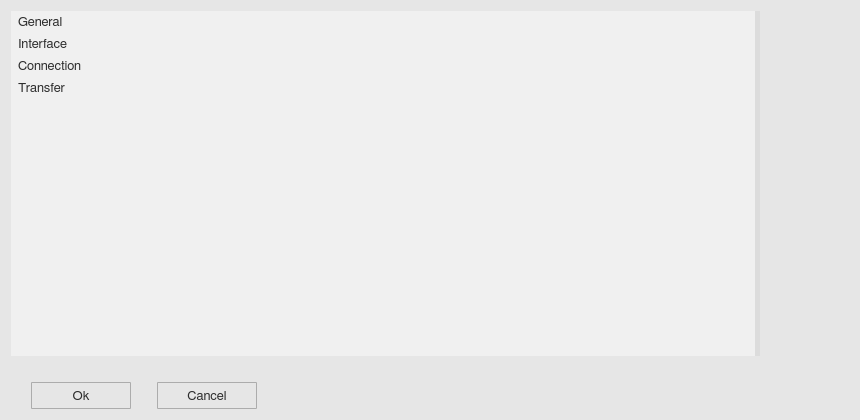
<?xml version="1.0" encoding="UTF-8"?>
<ui version="4.0">
 <class>optionWindow</class>
 <widget class="QWidget" name="optionWindow">
  <property name="geometry">
   <rect>
    <x>0</x>
    <y>0</y>
    <width>860</width>
    <height>420</height>
   </rect>
  </property>
  <property name="minimumSize">
   <size>
    <width>0</width>
    <height>0</height>
   </size>
  </property>
  <property name="maximumSize">
   <size>
    <width>16777215</width>
    <height>16777215</height>
   </size>
  </property>
  <property name="font">
   <font>
    <family>FreeSans</family>
    <pointsize>10</pointsize>
    <weight>50</weight>
    <bold>false</bold>
    <stylestrategy>PreferAntialias</stylestrategy>
    <kerning>true</kerning>
   </font>
  </property>
  <property name="windowTitle">
   <string>Options</string>
  </property>
  <property name="windowIcon">
   <iconset>
    <normaloff>icons/option_icon.svg</normaloff>icons/option_icon.svg</iconset>
  </property>
  <property name="styleSheet">
   <string notr="true">QWidget {
	background-color: rgb(230,230,230);
}

QComboBox {
	border: 1px solid #acacac;
    border-radius: 1px;
	padding-left: 5px;
    background-color: qlineargradient(x1: 0, y1: 0, x2: 0, y2: 1, 
								stop: 0 #f0f0f0, stop: 1 #e5e5e5);
    color: rgb(45,45,45);
}

QComboBox:disabled {
	background-color:  rgb(200,200,200);
}

QComboBox:hover {
	border: 1px solid #7eb4ea;
    border-radius: 1px;
	background-color: qlineargradient(x1: 0, y1: 0, x2: 0, y2: 1, 
								stop: 0 #ecf4fc, stop: 1 #dcecfc);
}

QComboBox::drop-down {
	subcontrol-origin: padding;
	subcontrol-position: top right;
	width: 27px;
    border-left-width: 1px;
	border-left-color: darkgray;
	border-left-style: solid;
	border-top-right-radius: 3px;
	border-bottom-right-radius: 3px;
}

QComboBox::down-arrow {
	image: url(icons/down_arrow_icon.svg); 
	width: 16px;
	height: 16px
}

QComboBox QAbstractItemView {
	selection-background-color: rgb(200,200,200);
	selection-color: black;
	background: #f0f0f0;
	border: 0px solid #f0f0f0;
}

QComboBox QAbstractItemView::item {
	margin: 5px 5px 5px 5px;
}

QScrollBar:vertical {
  border: 1px solid white;
  background-color: rgb(240, 240, 240);
  width: 20px;
  margin: 21px 0px 21px 0px;
}

QScrollBar:horizontal {
  border: 1px solid white;
  background-color: rgb(240, 240, 240);
  height: 20px;
  margin: 0px 21px 0px 21px;
}

QScrollBar::handle:vertical {
  background-color: rgb(205, 205, 205);
  min-height: 25px;
}

QScrollBar:handle:vertical:hover {
  background-color: rgb(166, 166, 166);
}

QScrollBar:handle:vertical:pressed {
  background-color: rgb(96, 96, 96);
}

QScrollBar::handle:horizontal {
  background-color: rgb(205, 205, 205);
  min-width: 25px;
}

QScrollBar:handle:horizontal:hover {
  background-color: rgb(166, 166, 166);
}

QScrollBar:handle:horizontal:pressed {
  background-color: rgb(96, 96, 96);
}

QScrollBar::add-line:vertical {
  border-top: 1px solid rgb(240,240,240);
  border-left: 1px solid white;
  border-right: 1px solid white;
  border-bottom: 1px solid white;
  background-color: rgb(240, 240, 240);
  height: 20px;
  subcontrol-position: bottom;
  subcontrol-origin: margin;
  border-bottom-right-radius: 0px;
}

QScrollBar::add-line:vertical:hover {
  background-color: rgb(218, 218, 218);
}

QScrollBar::add-line:vertical:pressed {
  background-color: rgb(96, 96, 96);
}

QScrollBar::sub-line:vertical {
  border-top: 1px solid white;
  border-left: 1px solid white;
  border-right: 1px solid white;
  border-bottom: 1px solid rgb(240,240,240);
  background-color: rgb(240, 240, 240);
  height: 20px;
  subcontrol-position: top;
  subcontrol-origin: margin;
  border-top-right-radius: 0px;
}

QScrollBar::sub-line:vertical:hover {
  background-color: rgb(218, 218, 218);
}

QScrollBar::sub-line:vertical:pressed {
  background-color: rgb(96, 96, 96);
}

QScrollBar::up-arrow:vertical {
  image: url(icons/up_arrow_icon.svg); 
  width: 16px;
  height: 16px;
}

QScrollBar::up-arrow:vertical:pressed {
  right: -1px;
  bottom: -1px;
}

QScrollBar::down-arrow:vertical {
  image: url(icons/down_arrow_icon.svg); 
  width: 16px;
  height: 16px;
}

QScrollBar::down-arrow:vertical:pressed {
  right: -1px;
  bottom: -1px;
}

QScrollBar::add-line:horizontal {
  border-top: 1px solid white;
  border-left: 1px solid rgb(240,240,240);
  border-right: 1px solid white;
  border-bottom: 1px solid white;
  background-color: rgb(240, 240, 240);
  width: 20px;
  subcontrol-position: right;
  subcontrol-origin: margin;
  border-bottom-right-radius: 0px;
}

QScrollBar::add-line:horizontal:hover {
  background-color: rgb(218, 218, 218);
}

QScrollBar::add-line:horizontal:pressed {
  background-color: rgb(96, 96, 96);
}

QScrollBar::sub-line:horizontal {
  border-top: 1px solid white;
  border-left: 1px solid white;
  border-right: 1px solid rgb(240,240,240);
  border-bottom: 1px solid white;
  background-color: rgb(240, 240, 240);
  width: 20px;
  subcontrol-position: left;
  subcontrol-origin: margin;
border-bottom-left-radius: 0px;
}

QScrollBar::sub-line:horizontal:hover {
  background-color: rgb(218, 218, 218);
}

QScrollBar::sub-line:horizontal:pressed {
  background-color: rgb(96, 96, 96);
}

QScrollBar::left-arrow:horizontal {
  image: url(icons/left_arrow_icon.svg); 
  width: 16px;
  height: 16px;
}

QScrollBar::left-arrow:horizontal:pressed {
  right: -1px;
  bottom: -1px;
}

QScrollBar::right-arrow:horizontal {
  image: url(icons/right_arrow_icon.svg); 
  width: 16px;
  height: 16px;
}

QScrollBar::right-arrow:horizontal:pressed {
  right: -1px;
  bottom: -1px;
}</string>
  </property>
  <layout class="QGridLayout" name="gridLayout_2">
   <item row="0" column="0">
    <widget class="QSplitter" name="ow_splitter">
     <property name="styleSheet">
      <string notr="true">QSplitter::handle {
    background: rgb(220,220,220);
}

QSplitter::handle:horizontal {
    width: 5px;
}

QSplitter::handle:vertical {
    height: 5px;
}

QSplitter::handle:pressed {
    background: rgb(190,190,190);
}</string>
     </property>
     <property name="orientation">
      <enum>Qt::Horizontal</enum>
     </property>
     <widget class="QListWidget" name="ow_section_list">
      <property name="enabled">
       <bool>true</bool>
      </property>
      <property name="minimumSize">
       <size>
        <width>0</width>
        <height>0</height>
       </size>
      </property>
      <property name="maximumSize">
       <size>
        <width>16777215</width>
        <height>16777215</height>
       </size>
      </property>
      <property name="font">
       <font>
        <family>FreeSans</family>
        <pointsize>10</pointsize>
        <weight>50</weight>
        <bold>false</bold>
        <stylestrategy>PreferAntialias</stylestrategy>
        <kerning>true</kerning>
       </font>
      </property>
      <property name="focusPolicy">
       <enum>Qt::NoFocus</enum>
      </property>
      <property name="styleSheet">
       <string notr="true">QListWidget {
	border-radius: 0px;
	background-color:  rgb(240, 240, 240);
	color: rgb(45,45,45);
}

QListWidget:disabled {
	background-color:  rgb(200,200,200);
    color: rgb(45,45,45);
}

QListView::item {
	border: 0px solid rgb(240,240,240);
	border-radius: 3px;
    padding: 1px 1px 1px 1px;
    margin: 3px 3px 3px 3px;
}

QListView::item:selected {
	border: 0px solid rgb(240,240,240);
	border-radius: 3px;
}

QListView::item:selected:!active {
	background: rgb(200,200,200);
}

QListView::item:selected:active {
	background: rgb(200,200,200);
}

QListView::item:hover {
	background: rgb(230,230,230);
	border-radius: 3px;
}

QScrollBar:vertical {
  border: 1px solid white;
  background-color: rgb(240, 240, 240);
  width: 20px;
  margin: 21px 0px 21px 0px;
}

QScrollBar:horizontal {
  border: 1px solid white;
  background-color: rgb(240, 240, 240);
  height: 20px;
  margin: 0px 21px 0px 21px;
}

QScrollBar::handle:vertical {
  background-color: rgb(205, 205, 205);
  min-height: 25px;
}

QScrollBar:handle:vertical:hover {
  background-color: rgb(166, 166, 166);
}

QScrollBar:handle:vertical:pressed {
  background-color: rgb(96, 96, 96);
}

QScrollBar::handle:horizontal {
  background-color: rgb(205, 205, 205);
  min-width: 25px;
}

QScrollBar:handle:horizontal:hover {
  background-color: rgb(166, 166, 166);
}

QScrollBar:handle:horizontal:pressed {
  background-color: rgb(96, 96, 96);
}

QScrollBar::add-line:vertical {
  border-top: 1px solid rgb(240,240,240);
  border-left: 1px solid white;
  border-right: 1px solid white;
  border-bottom: 1px solid white;
  background-color: rgb(240, 240, 240);
  height: 20px;
  subcontrol-position: bottom;
  subcontrol-origin: margin;
  border-bottom-right-radius: 0px;
}

QScrollBar::add-line:vertical:hover {
  background-color: rgb(218, 218, 218);
}

QScrollBar::add-line:vertical:pressed {
  background-color: rgb(96, 96, 96);
}

QScrollBar::sub-line:vertical {
  border-top: 1px solid white;
  border-left: 1px solid white;
  border-right: 1px solid white;
  border-bottom: 1px solid rgb(240,240,240);
  background-color: rgb(240, 240, 240);
  height: 20px;
  subcontrol-position: top;
  subcontrol-origin: margin;
  border-top-right-radius: 0px;
}

QScrollBar::sub-line:vertical:hover {
  background-color: rgb(218, 218, 218);
}

QScrollBar::sub-line:vertical:pressed {
  background-color: rgb(96, 96, 96);
}

QScrollBar::up-arrow:vertical {
  image: url(icons/up_arrow_icon.svg); 
  width: 16px;
  height: 16px;
}

QScrollBar::up-arrow:vertical:pressed {
  right: -1px;
  bottom: -1px;
}

QScrollBar::down-arrow:vertical {
  image: url(icons/down_arrow_icon.svg); 
  width: 16px;
  height: 16px;
}

QScrollBar::down-arrow:vertical:pressed {
  right: -1px;
  bottom: -1px;
}

QScrollBar::add-line:horizontal {
  border-top: 1px solid white;
  border-left: 1px solid rgb(240,240,240);
  border-right: 1px solid white;
  border-bottom: 1px solid white;
  background-color: rgb(240, 240, 240);
  width: 20px;
  subcontrol-position: right;
  subcontrol-origin: margin;
  border-bottom-right-radius: 0px;
}

QScrollBar::add-line:horizontal:hover {
  background-color: rgb(218, 218, 218);
}

QScrollBar::add-line:horizontal:pressed {
  background-color: rgb(96, 96, 96);
}

QScrollBar::sub-line:horizontal {
  border-top: 1px solid white;
  border-left: 1px solid white;
  border-right: 1px solid rgb(240,240,240);
  border-bottom: 1px solid white;
  background-color: rgb(240, 240, 240);
  width: 20px;
  subcontrol-position: left;
  subcontrol-origin: margin;
border-bottom-left-radius: 0px;
}

QScrollBar::sub-line:horizontal:hover {
  background-color: rgb(218, 218, 218);
}

QScrollBar::sub-line:horizontal:pressed {
  background-color: rgb(96, 96, 96);
}

QScrollBar::left-arrow:horizontal {
  image: url(icons/left_arrow_icon.svg); 
  width: 16px;
  height: 16px;
}

QScrollBar::left-arrow:horizontal:pressed {
  right: -1px;
  bottom: -1px;
}

QScrollBar::right-arrow:horizontal {
  image: url(icons/right_arrow_icon.svg); 
  width: 16px;
  height: 16px;
}

QScrollBar::right-arrow:horizontal:pressed {
  right: -1px;
  bottom: -1px;
}</string>
      </property>
      <property name="frameShape">
       <enum>QFrame::NoFrame</enum>
      </property>
      <property name="sizeAdjustPolicy">
       <enum>QAbstractScrollArea::AdjustIgnored</enum>
      </property>
      <property name="selectionMode">
       <enum>QAbstractItemView::SingleSelection</enum>
      </property>
      <item>
       <property name="text">
        <string>General</string>
       </property>
      </item>
      <item>
       <property name="text">
        <string>Interface</string>
       </property>
      </item>
      <item>
       <property name="text">
        <string>Connection</string>
       </property>
      </item>
      <item>
       <property name="text">
        <string>Transfer</string>
       </property>
      </item>
     </widget>
     <widget class="QScrollArea" name="ow_scroll_area">
      <property name="styleSheet">
       <string notr="true">QScrollArea { background: transparent; }

QScrollArea &gt; QWidget &gt; QWidget { background: transparent; }

QScrollBar:vertical {
  border: 1px solid white;
  background-color: rgb(240, 240, 240);
  width: 20px;
  margin: 21px 0px 21px 0px;
}

QScrollBar:horizontal {
  border: 1px solid white;
  background-color: rgb(240, 240, 240);
  height: 20px;
  margin: 0px 21px 0px 21px;
}

QScrollBar::handle:vertical {
  background-color: rgb(205, 205, 205);
  min-height: 25px;
}

QScrollBar:handle:vertical:hover {
  background-color: rgb(166, 166, 166);
}

QScrollBar:handle:vertical:pressed {
  background-color: rgb(96, 96, 96);
}

QScrollBar::handle:horizontal {
  background-color: rgb(205, 205, 205);
  min-width: 25px;
}

QScrollBar:handle:horizontal:hover {
  background-color: rgb(166, 166, 166);
}

QScrollBar:handle:horizontal:pressed {
  background-color: rgb(96, 96, 96);
}

QScrollBar::add-line:vertical {
  border-top: 1px solid rgb(240,240,240);
  border-left: 1px solid white;
  border-right: 1px solid white;
  border-bottom: 1px solid white;
  background-color: rgb(240, 240, 240);
  height: 20px;
  subcontrol-position: bottom;
  subcontrol-origin: margin;
  border-bottom-right-radius: 0px;
}

QScrollBar::add-line:vertical:hover {
  background-color: rgb(218, 218, 218);
}

QScrollBar::add-line:vertical:pressed {
  background-color: rgb(96, 96, 96);
}

QScrollBar::sub-line:vertical {
  border-top: 1px solid white;
  border-left: 1px solid white;
  border-right: 1px solid white;
  border-bottom: 1px solid rgb(240,240,240);
  background-color: rgb(240, 240, 240);
  height: 20px;
  subcontrol-position: top;
  subcontrol-origin: margin;
  border-top-right-radius: 0px;
}

QScrollBar::sub-line:vertical:hover {
  background-color: rgb(218, 218, 218);
}

QScrollBar::sub-line:vertical:pressed {
  background-color: rgb(96, 96, 96);
}

QScrollBar::up-arrow:vertical {
  image: url(icons/up_arrow_icon.svg); 
  width: 16px;
  height: 16px;
}

QScrollBar::up-arrow:vertical:pressed {
  right: -1px;
  bottom: -1px;
}

QScrollBar::down-arrow:vertical {
  image: url(icons/down_arrow_icon.svg); 
  width: 16px;
  height: 16px;
}

QScrollBar::down-arrow:vertical:pressed {
  right: -1px;
  bottom: -1px;
}

QScrollBar::add-line:horizontal {
  border-top: 1px solid white;
  border-left: 1px solid rgb(240,240,240);
  border-right: 1px solid white;
  border-bottom: 1px solid white;
  background-color: rgb(240, 240, 240);
  width: 20px;
  subcontrol-position: right;
  subcontrol-origin: margin;
  border-bottom-right-radius: 0px;
}

QScrollBar::add-line:horizontal:hover {
  background-color: rgb(218, 218, 218);
}

QScrollBar::add-line:horizontal:pressed {
  background-color: rgb(96, 96, 96);
}

QScrollBar::sub-line:horizontal {
  border-top: 1px solid white;
  border-left: 1px solid white;
  border-right: 1px solid rgb(240,240,240);
  border-bottom: 1px solid white;
  background-color: rgb(240, 240, 240);
  width: 20px;
  subcontrol-position: left;
  subcontrol-origin: margin;
border-bottom-left-radius: 0px;
}

QScrollBar::sub-line:horizontal:hover {
  background-color: rgb(218, 218, 218);
}

QScrollBar::sub-line:horizontal:pressed {
  background-color: rgb(96, 96, 96);
}

QScrollBar::left-arrow:horizontal {
  image: url(icons/left_arrow_icon.svg); 
  width: 16px;
  height: 16px;
}

QScrollBar::left-arrow:horizontal:pressed {
  right: -1px;
  bottom: -1px;
}

QScrollBar::right-arrow:horizontal {
  image: url(icons/right_arrow_icon.svg); 
  width: 16px;
  height: 16px;
}

QScrollBar::right-arrow:horizontal:pressed {
  right: -1px;
  bottom: -1px;
}</string>
      </property>
      <property name="frameShape">
       <enum>QFrame::NoFrame</enum>
      </property>
      <property name="widgetResizable">
       <bool>true</bool>
      </property>
      <widget class="QWidget" name="scrollAreaWidgetContents_2">
       <property name="geometry">
        <rect>
         <x>0</x>
         <y>0</y>
         <width>89</width>
         <height>192</height>
        </rect>
       </property>
       <layout class="QGridLayout" name="gridLayout">
        <item row="0" column="0">
         <layout class="QVBoxLayout" name="ow_vertical_layout"/>
        </item>
       </layout>
      </widget>
     </widget>
    </widget>
   </item>
   <item row="1" column="0">
    <spacer name="verticalSpacer_3">
     <property name="orientation">
      <enum>Qt::Vertical</enum>
     </property>
     <property name="sizeType">
      <enum>QSizePolicy::Fixed</enum>
     </property>
     <property name="sizeHint" stdset="0">
      <size>
       <width>20</width>
       <height>20</height>
      </size>
     </property>
    </spacer>
   </item>
   <item row="2" column="0">
    <layout class="QHBoxLayout" name="horizontalLayout_2">
     <item>
      <spacer name="horizontalSpacer_3">
       <property name="orientation">
        <enum>Qt::Horizontal</enum>
       </property>
       <property name="sizeType">
        <enum>QSizePolicy::Fixed</enum>
       </property>
       <property name="sizeHint" stdset="0">
        <size>
         <width>20</width>
         <height>20</height>
        </size>
       </property>
      </spacer>
     </item>
     <item>
      <widget class="QToolButton" name="ow_ok_button">
       <property name="minimumSize">
        <size>
         <width>100</width>
         <height>27</height>
        </size>
       </property>
       <property name="maximumSize">
        <size>
         <width>100</width>
         <height>27</height>
        </size>
       </property>
       <property name="font">
        <font>
         <family>FreeSans</family>
         <pointsize>10</pointsize>
         <weight>50</weight>
         <bold>false</bold>
         <stylestrategy>PreferDefault</stylestrategy>
         <kerning>true</kerning>
        </font>
       </property>
       <property name="styleSheet">
        <string notr="true">QToolButton {
	border: 1px solid #acacac;
	border-radius: 1px;
	background-color: qlineargradient(x1:0, y1:0, x2:0, y2:1,
									stop:0 #f0f0f0, stop:1 #e5e5e5);
    color: rgb(45,45,45);
}

QToolButton:hover {
	border: 1px solid #7eb4ea;
	border-radius: 1px;
	background-color: qlineargradient(x1:0, y1:0, x2:0, y2:1,
									stop:0 #ecf4fc, stop:1 #dcecfc);
}

QToolButton:pressed {
	border: 1px solid #579de5;
	border-radius: 1px;
	background-color: qlineargradient(x1:0, y1:0, x2:0, y2:1,
									stop:0 #daecfc, stop:1 #c4e0fc);
}</string>
       </property>
       <property name="text">
        <string>Ok</string>
       </property>
      </widget>
     </item>
     <item>
      <spacer name="horizontalSpacer_5">
       <property name="orientation">
        <enum>Qt::Horizontal</enum>
       </property>
       <property name="sizeType">
        <enum>QSizePolicy::Fixed</enum>
       </property>
       <property name="sizeHint" stdset="0">
        <size>
         <width>20</width>
         <height>20</height>
        </size>
       </property>
      </spacer>
     </item>
     <item>
      <widget class="QToolButton" name="ow_cancel_button">
       <property name="minimumSize">
        <size>
         <width>100</width>
         <height>27</height>
        </size>
       </property>
       <property name="maximumSize">
        <size>
         <width>100</width>
         <height>27</height>
        </size>
       </property>
       <property name="font">
        <font>
         <family>FreeSans</family>
         <pointsize>10</pointsize>
         <weight>50</weight>
         <bold>false</bold>
         <stylestrategy>PreferDefault</stylestrategy>
         <kerning>true</kerning>
        </font>
       </property>
       <property name="styleSheet">
        <string notr="true">QToolButton {
	border: 1px solid #acacac;
	border-radius: 1px;
	background-color: qlineargradient(x1:0, y1:0, x2:0, y2:1,
									stop:0 #f0f0f0, stop:1 #e5e5e5);
    color: rgb(45,45,45);
}

QToolButton:hover {
	border: 1px solid #7eb4ea;
	border-radius: 1px;
	background-color: qlineargradient(x1:0, y1:0, x2:0, y2:1,
									stop:0 #ecf4fc, stop:1 #dcecfc);
}

QToolButton:pressed {
	border: 1px solid #579de5;
	border-radius: 1px;
	background-color: qlineargradient(x1:0, y1:0, x2:0, y2:1,
									stop:0 #daecfc, stop:1 #c4e0fc);
}</string>
       </property>
       <property name="text">
        <string>Cancel</string>
       </property>
      </widget>
     </item>
     <item>
      <spacer name="horizontalSpacer_4">
       <property name="orientation">
        <enum>Qt::Horizontal</enum>
       </property>
       <property name="sizeHint" stdset="0">
        <size>
         <width>40</width>
         <height>20</height>
        </size>
       </property>
      </spacer>
     </item>
     <item>
      <widget class="QToolButton" name="ow_info_button">
       <property name="maximumSize">
        <size>
         <width>27</width>
         <height>27</height>
        </size>
       </property>
       <property name="styleSheet">
        <string notr="true">QToolButton {
	border: 1px solid transparent;
	background-color: transparent;
	width: 27px;
	height: 27px;
}

QToolButton:flat {
	border: none;
}</string>
       </property>
       <property name="text">
        <string/>
       </property>
       <property name="icon">
        <iconset>
         <normaloff>icons/info_icon.svg</normaloff>icons/info_icon.svg</iconset>
       </property>
       <property name="iconSize">
        <size>
         <width>23</width>
         <height>23</height>
        </size>
       </property>
       <property name="autoRaise">
        <bool>false</bool>
       </property>
      </widget>
     </item>
     <item>
      <spacer name="horizontalSpacer_6">
       <property name="orientation">
        <enum>Qt::Horizontal</enum>
       </property>
       <property name="sizeType">
        <enum>QSizePolicy::Fixed</enum>
       </property>
       <property name="sizeHint" stdset="0">
        <size>
         <width>20</width>
         <height>20</height>
        </size>
       </property>
      </spacer>
     </item>
    </layout>
   </item>
  </layout>
 </widget>
 <resources/>
 <connections/>
</ui>
